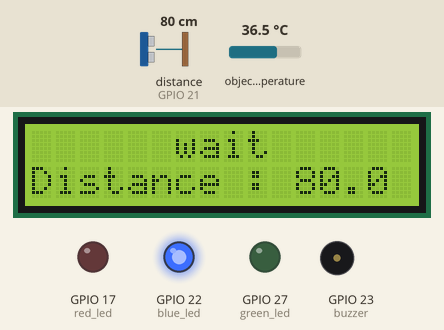
Simulated run of this program. Board: Raspberry Pi (BCM pin numbers). Shown: 16×2 character LCD, output pins drawn as LEDs (lit = HIGH), buzzer (waves = sounding, pin HIGH). The inputs (shaded band) are chosen by the test bench; at power-on: distance to the obstacle (sensor on GPIO 21) 80 cm, object temperature 36.5 °C. The echo pulse lasts 58.3 µs per cm.

Above: at 2.1 s.
2.2 s: distance to the obstacle (sensor on GPIO 21) set to 34 cm
At 4.4 s:
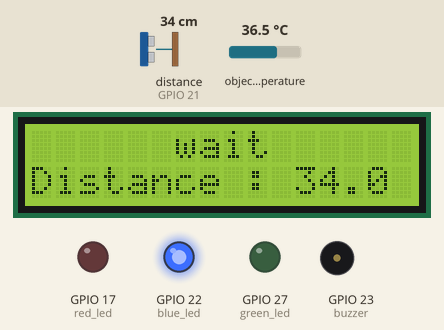
5.2 s: distance to the obstacle (sensor on GPIO 21) set to 28 cm
At 7.5 s:
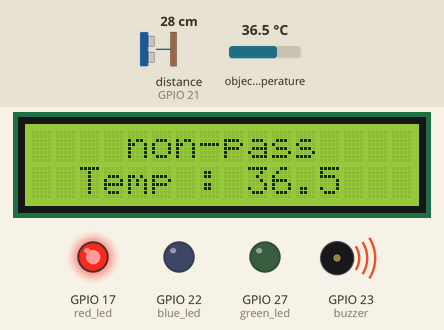
8.2 s: distance to the obstacle (sensor on GPIO 21) set to 22 cm
11.2 s: distance to the obstacle (sensor on GPIO 21) set to 17 cm
At 12.64 s:
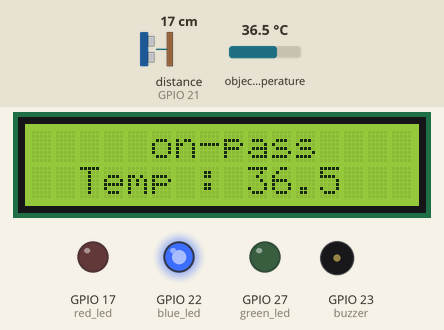
Timing chart, 0 to 14.2 s (numbered marks = the images above; inputs shaded):
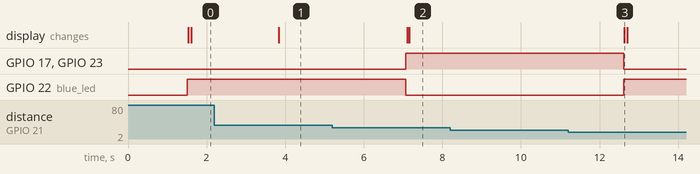

The program:

03_raspberrypi_project_body_temp_func_2.py
```python
import board, adafruit_mlx90614
from gpiozero import DistanceSensor, LED, Buzzer
from rpi_lcd import LCD
from time import sleep


def my_status(buzzer_state=False, red_led_state=False, green_led_state=False, blue_led_state=False, lcd_text=['','']):
    buzzer.on() if buzzer_state else buzzer.off()
    red_led.on() if red_led_state else red_led.off()
    green_led.on() if green_led_state else green_led.off()
    blue_led.on() if blue_led_state else blue_led.off()
    lcd.text(lcd_text[0], 1)
    lcd.text(lcd_text[1], 2)

i2c = board.I2C()
mlx = adafruit_mlx90614.MLX90614(i2c)
lcd = LCD()

distance_sensor = DistanceSensor(echo=21, trigger=20, max_distance=2.0)
buzzer = Buzzer(23)
red_led = LED(17)
green_led = LED(27)
blue_led = LED(22)

while True:
    # 거리 측정
    distance = distance_sensor.distance * 100
    # 1ms 대기
    sleep(1)
    # 물체가 일정 거리 안에 들어 올 경우
    if distance <= 30 and distance >= 20:
        # 온도 측정
        temp = mlx.object_temperature
        # 일정 온도 이상인 경우
        if temp >= 33.0:
            my_status(buzzer_state=True, red_led_state=True, lcd_text=['    non-pass', f'  Temp : {temp:.1f}'])
       # 일정 온도 이하인 경우
        else:
            my_status(green_led_state=True, lcd_text=['      pass', f'  Temp : {temp:.1f}'])
            my_temp = 0
    # 일정 거리 안에 물체가 없을 경우
    else:
        my_status(blue_led_state=True, lcd_text=['      wait', f'Distance : {distance:.1f}'])
```

Measured:
- the behaviour switches between 31 and 30 cm on distance to the obstacle (sensor on GPIO 21) (found by bisection; images 1 and 2)
- the behaviour switches between 20 and 19 cm on distance to the obstacle (sensor on GPIO 21) (found by bisection; images 2 and 3)
- after the input at 2.2 s, the display: changes after 1.6 s (image 1)
- after the input at 5.2 s, GPIO 17 (red_led), GPIO 23 (buzzer): LOW → HIGH after 1.9 s; GPIO 22 (blue_led): HIGH → LOW after 1.9 s; the display: first changes after 1.9 s (image 2 shows a later state)
- after the input at 8.2 s, every drawn part: stays the same
- after the input at 11.2 s, GPIO 17 (red_led), GPIO 23 (buzzer): HIGH → LOW after 1.4 s; GPIO 22 (blue_led): LOW → HIGH after 1.4 s; the display: changes after 1.4 s (image 3)
